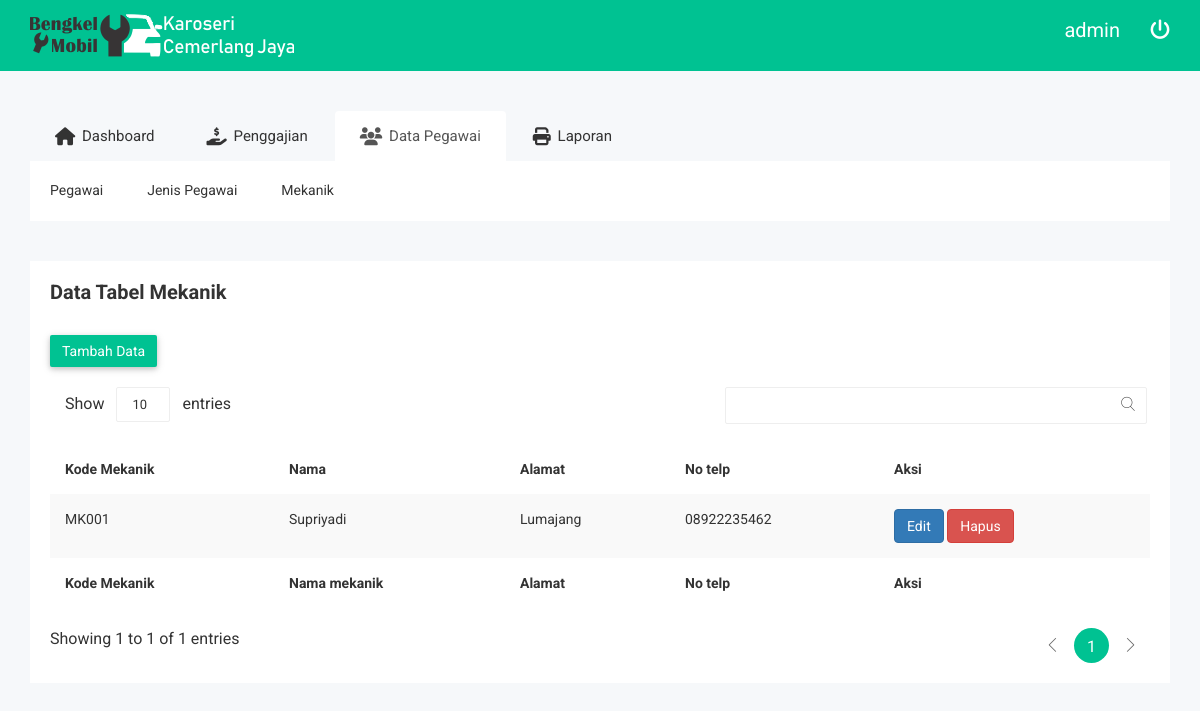
Page /admin.php?halaman=v_mekanik (signed in) on the committed database.
### tables this page shows
CREATE TABLE `mekanik` (
  `kode_mekanik` char(5) NOT NULL,
  `nama_mekanik` varchar(50) NOT NULL,
  `alamat` text NOT NULL,
  `no_telp` varchar(20) NOT NULL
);

### master/mekanik/tampil.php (the view, shortened to what this page needs)
<div class="data-table-list">
    <div class="basic-tb-hd">
        <h2>Data Tabel Mekanik</h2>
        <br>
        <a href="admin.php?halaman=add_mekanik" class="btn btn-success notika-btn-success">Tambah Data</a>
    </div>
    <div class="table-responsive">
        <table id="data-table-basic" class="table table-striped">
            <thead>
                <tr>
                    <th>Kode Mekanik</th>
                    <th>Nama</th>
                    <th>Alamat</th>
                    <th>No telp</th>
                    <th>Aksi</th>
                </tr>
            </thead>
            <tbody>
                <?php
                $query = mysqli_query($koneksi, "SELECT * FROM mekanik ORDER BY kode_mekanik ASC");
                foreach ($query as $data) {
                    ?>
                <tr>
                    <td><?= $data['kode_mekanik'] ?></td>
                    <td><?= $data['nama_mekanik'] ?></td>
                    <td><?= $data['alamat'] ?></td>
                    <td><?= $data['no_telp'] ?></td>
                    <td>
                        <a href="?halaman=edit_mekanik&id=<?= $data['kode_mekanik'] ?>" class="btn btn-primary">Edit</a>
                        <a onclick="return confirm('Yakin ingin menghapus data ?')" href="?halaman=v_mekanik&hapus=<?= $data['kode_mekanik'] ?>" class="btn btn-danger">Hapus</a>
                    </td>
                </tr>
                <?php } ?>
            </tbody>
            <tfoot>
                <tr>
                    <th>Kode Mekanik</th>
                    <th>Nama mekanik</th>
                    <th>Alamat</th>
                    <th>No telp</th>
                    <th>Aksi</th>
                </tr>
            </tfoot>
        </table>
    </div>
</div>

### assets/template2/css/themesaller-forms.css (style rules this page uses)
html, body { border: 0; margin: 0; padding: 0; font-size: 100%; vertical-align: baseline; font: inherit; }
body { margin: 0; padding: 0; background:url(../images/body_bg.jpg) no-repeat center top; }

### assets/template2/css/main.css (style rules this page uses)
html { color: #222; font-size: 1em; line-height: 1.4; }

### rows in the picture
mekanik: kode_mekanik "MK001", nama_mekanik "Supriyadi", alamat "Lumajang", no_telp "08922235462"

### other values in the picture
$_SESSION['username'] "admin"
